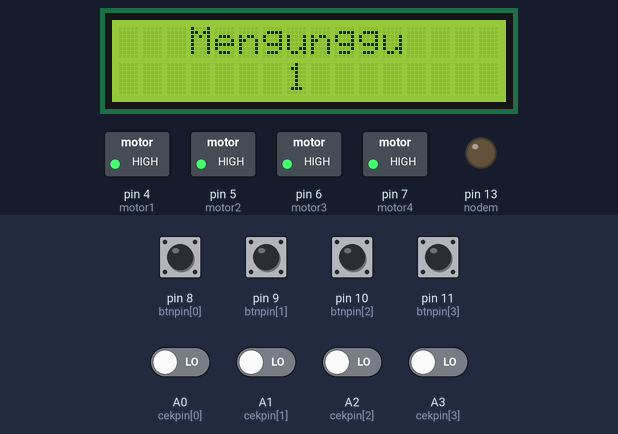
Bench run of a sketch on a simulated Arduino Uno, built with avr-gcc and run on an emulated ATmega328P. Parts: 16×2 character LCD, switched loads named in the sketch (green lamp = pin HIGH), output pins drawn as LEDs (lit = HIGH). Inputs (shaded band) come from the test bench; at power-on: A0 (cekpin[0]), A1 (cekpin[1]), A2 (cekpin[2]), A3 (cekpin[3]), pin 8 (btnpin[0]), pin 9 (btnpin[1]), pin 10 (btnpin[2]), pin 11 (btnpin[3]) LOW. Pins used as bus, display or sensor lines are not drawn; what the sketch prints to the serial monitor is not drawn.

Above: at 7.6 s.
7.7 s: A0 (cekpin[0]) driven LOW
At 8.35 s:
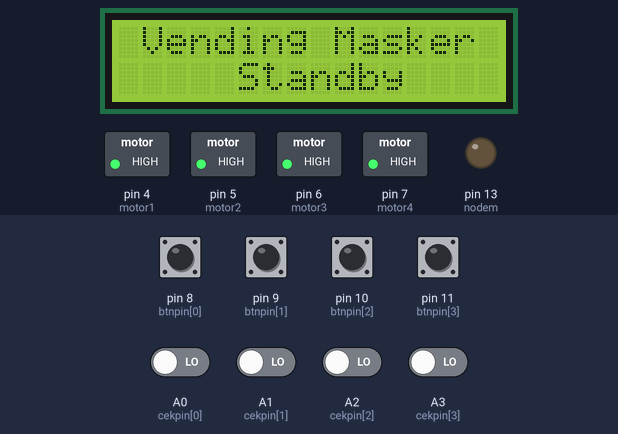
13.3 s: pin 8 (btnpin[0]) pulled HIGH for 0.8 s
At 14.4 s:
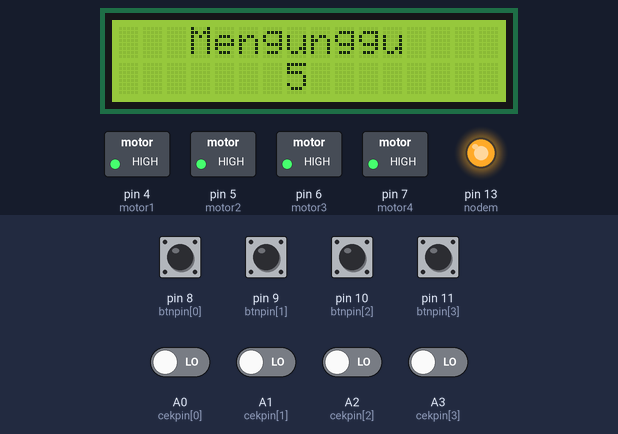
17.5 s: pin 8 (btnpin[0]) driven HIGH and A1 (cekpin[1]) driven HIGH
At 19.5 s:
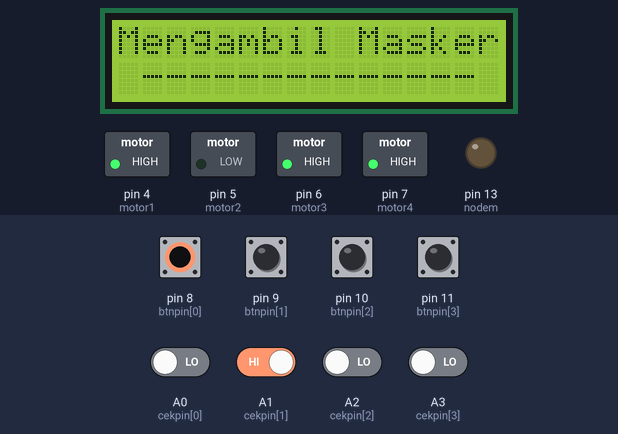
Timing chart, 0 to 21.0 s (numbered marks = the images above; inputs shaded):
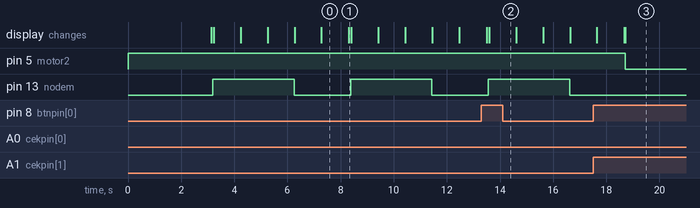

Measured:
- after the input at 17.5 s, pin 5 (motor2): HIGH → LOW after 1.2 s; pin 13 (nodem): stays LOW (without the input it goes to HIGH after 1.2 s); the display: first differs from a run without the input after 1.2 s (image 3)

The sketch:

Vending_Machine.ino
```cpp
/* 3 April 2021 -----
  -- Vending Machine --
  4x tipe masker, 4x tombol IR, 4x monitoring masker,
*/

#include <Wire.h>
#include <LiquidCrystal_I2C.h>
LiquidCrystal_I2C lcd(0x27, 16, 2);

int ledState = LOW;
int btnA, btnB, btnC, btnD;
int cekA, cekB, cekC, cekD;

const int motor1 = 4;
const int motor2 = 5;
const int motor3 = 6;
const int motor4 = 7;

int btnpin[] = {8, 9, 10, 11};  // pin

int cekpin[] = {A0, A1, A2, A3};

const int nodem = 13;
const int nodemrst = 2;
unsigned long previousMillis;
const long interval = 5000;
unsigned long currentMillis;
int step_step;
bool ambil;
void setup() {
  for (int thisPin = 0; thisPin < 4; thisPin++) {
    pinMode(btnpin[thisPin], INPUT);
    pinMode(cekpin[thisPin], INPUT);
  }
  pinMode(nodemrst, OUTPUT);
  pinMode(motor1, OUTPUT);
  pinMode(motor2, OUTPUT);
  pinMode(motor3, OUTPUT);
  pinMode(motor4, OUTPUT);
  pinMode(nodem, OUTPUT);
  digitalWrite(nodemrst, HIGH);
  digitalWrite(motor1, HIGH);
  digitalWrite(motor2, HIGH);
  digitalWrite(motor3, HIGH);
  digitalWrite(motor4, HIGH);
  lcd.init();
  lcd.backlight();
  Serial.begin(9600);
  lcd.setCursor(0, 0); lcd.print("Vending Machine");
  lcd.setCursor(0, 1); lcd.print("     Masker    ");
  delay(2000);
  digitalWrite(nodemrst, LOW);
  delay(1000);
  lcd.clear();
}

void loop() {
  digitalWrite(nodemrst, HIGH);
  currentMillis = millis();
  bacaBtn();
  cekBtn();
  ambilMasker();
}

void bacaBtn () {
  btnA = digitalRead(btnpin[0]);
  btnB = digitalRead(btnpin[1]);
  btnC = digitalRead(btnpin[2]);
  btnD = digitalRead(btnpin[3]);
}

void cekBtn () {
  cekA = digitalRead(cekpin[0]);
  cekB = digitalRead(cekpin[1]);
  cekC = digitalRead(cekpin[2]);
  cekD = digitalRead(cekpin[3]);
}

void ambilMasker() {
  bacaBtn();
  cekBtn();
  switch (step_step) {
    case 0:
      Serial.println("Scanning : ");
      lcd.setCursor(0, 0); lcd.print(" Vending Masker ");
      lcd.setCursor(0, 1); lcd.print("     Standby    ");
      if (!btnA) step_step = 10;
      else if (!btnB) step_step = 20;
      else if (!btnC) step_step = 30;
      else if (!btnD) step_step = 40;
      break;
    // ----------------------- NO 1 ------------------
    case 10:
      mengambilMasker(motor1);
      if (!cekA) step_step += 1;
      break;
    case 11:
      maskerDiambil(motor1);
      step_step = 0;
      break;
    // ----------------------- NO 2 ------------------
    case 20:
      mengambilMasker(motor2);
      if (!cekB) step_step += 1;
      break;
    case 21:
      maskerDiambil(motor2);
      step_step = 0;
      break;
    // ----------------------- NO 3 ------------------
    case 30:
      mengambilMasker(motor3);
      if (!cekC) step_step += 1;
      break;
    case 31:
      maskerDiambil(motor3);
      step_step = 0;
      break;
    // ----------------------- NO 4 ------------------
    case 40:
      mengambilMasker(motor4);
      if (!cekD) step_step += 1;
      break;
    case 41:
      maskerDiambil(motor4);
      step_step = 0;
      break;
  }
}

void mengambilMasker(int pin) {
  lcd.setCursor(0, 0); lcd.print("Mengambil Masker");
  lcd.setCursor(0, 1); lcd.print(" -------------- ");
  Serial.println(String() + "Mengambil Masker");
  digitalWrite(pin, LOW);
}

void maskerDiambil(int pin) {
  digitalWrite(pin, HIGH);
  Serial.println(String() + "Masker Berhasil di ambil");
  lcd.setCursor(0, 0); lcd.print(" Masker berhasil");
  lcd.setCursor(0, 1); lcd.print(" diambil        ");
  digitalWrite(nodem, HIGH);
  lcd.clear();
  lcd.setCursor(0, 0); lcd.print("   Mengunggu   ");
  lcd.setCursor(0, 1); lcd.print("       5       ");
  delay(1000);
  lcd.setCursor(0, 1); lcd.print("       4       ");
  delay(1000);
  lcd.setCursor(0, 1); lcd.print("       3       ");
  delay(1000);
  digitalWrite(nodem, LOW);
  lcd.setCursor(0, 1); lcd.print("       2       ");
  delay(1000);
  lcd.setCursor(0, 1); lcd.print("       1       ");
  delay(1000);
}
```
